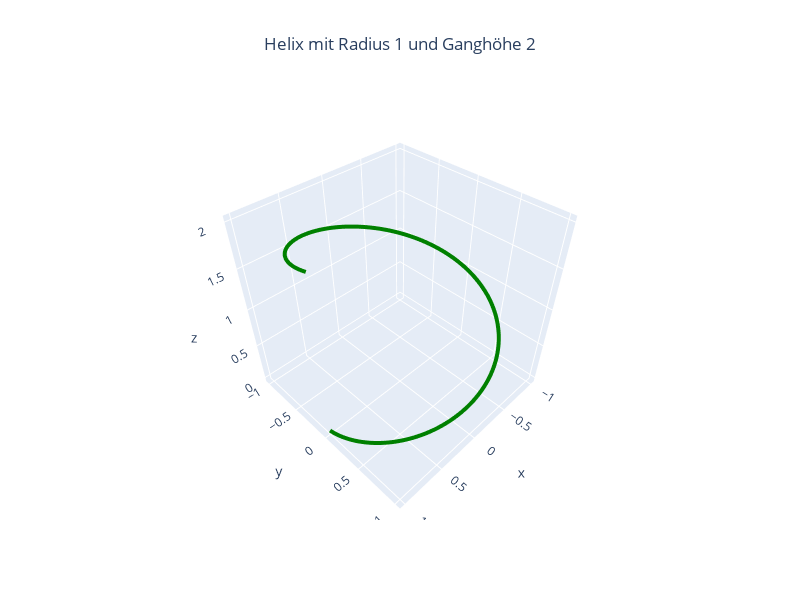

The cell this chart's notebook holds for it:
### Markdown cell above
## Helix
Wir verwenden Plotly für die grafische Ausgabe, da wir hier ohne großen Aufwand eine interaktive 3D-Darstellung erhalten.
Wir verwenden für die erste Abbildung die Default-Werte der Funktion *helix*  
Damit erhalten wir eine Helix mit Radius 1, Ganghöhe 2 mit Parameterintervall [0, 1].
Wir verwenden 200 Punkten für den Polygonzug.

Wir berechnen die Werte für den Polygonzug und erstellen anschließend einen Trace für das Modul
*plotly.graph_objects*. 
Diesen fügen wir in *go.Figure* der Ausgabe hinzu und
stellen noch einige Einstellungen wie Bildgröße oder Kameraposition ein.

### Code cell
x, y, z = helix()


curve = go.Scatter3d(x=x, 
                     y=y, 
                     z=z,
                     name='Helix',
                     mode='lines',
                     line = dict(color='green', width=8),
                     showlegend=False)

layout = go.Layout(scene_xaxis_visible=True, 
                   scene_yaxis_visible=True, 
                   scene_zaxis_visible=True,
                   showlegend=False)

fig =  go.Figure(data=[curve], layout=layout)

fig.update_layout(title='Helix mit Radius 1 und Ganghöhe 2',
                  title_x=0.5,
                  scene_camera_eye_z=1.55,
                  autosize=False,
                  width=800,
                  height=600,)


fig.show()

### Figure 1 — Plotly figure (JSON) as saved in the notebook; plotly's stock layout.template omitted (floating-point values rounded to 4 significant figures; data arrays with more than 128 entries replaced by an {"elided": "..."} marker saying what was removed)
{"data": [{"line": {"color": "green", "width": 8}, "mode": "lines", "name": "Helix", "showlegend": false, "type": "scatter3d", "x": {"elided": "200 float values"}, "y": {"elided": "200 float values"}, "z": {"elided": "200 float values"}}], "layout": {"autosize": false, "height": 600, "scene": {"aspectmode": "auto", "aspectratio": {"x": 1.0, "y": 1, "z": 1.0}, "camera": {"eye": {"z": 1.55}}, "xaxis": {"type": "linear", "visible": true}, "yaxis": {"type": "linear", "visible": true}, "zaxis": {"type": "linear", "visible": true}}, "showlegend": false, "title": {"text": "Helix mit Radius 1 und Ganghöhe 2", "x": 0.5}, "width": 800}}
